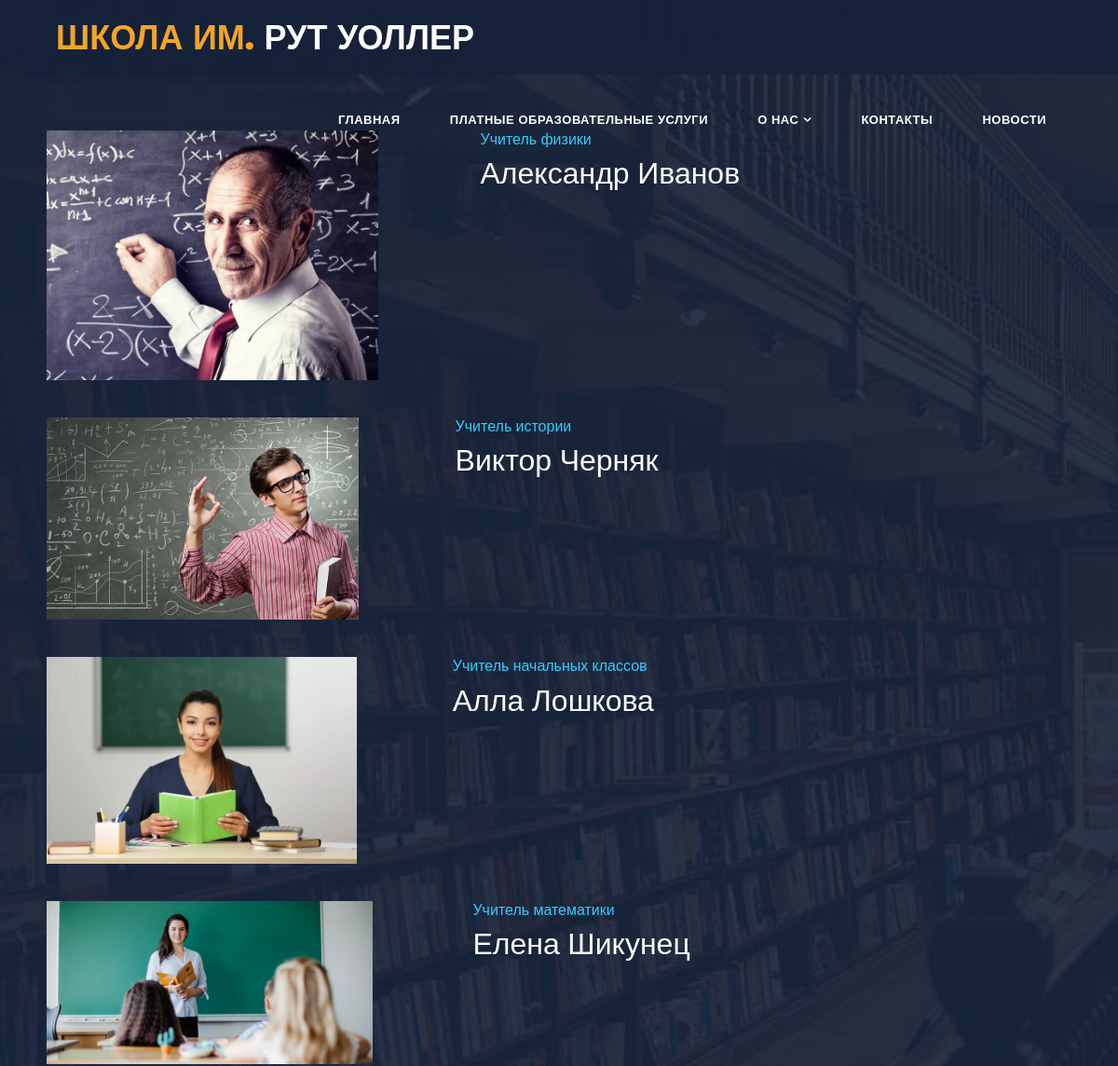
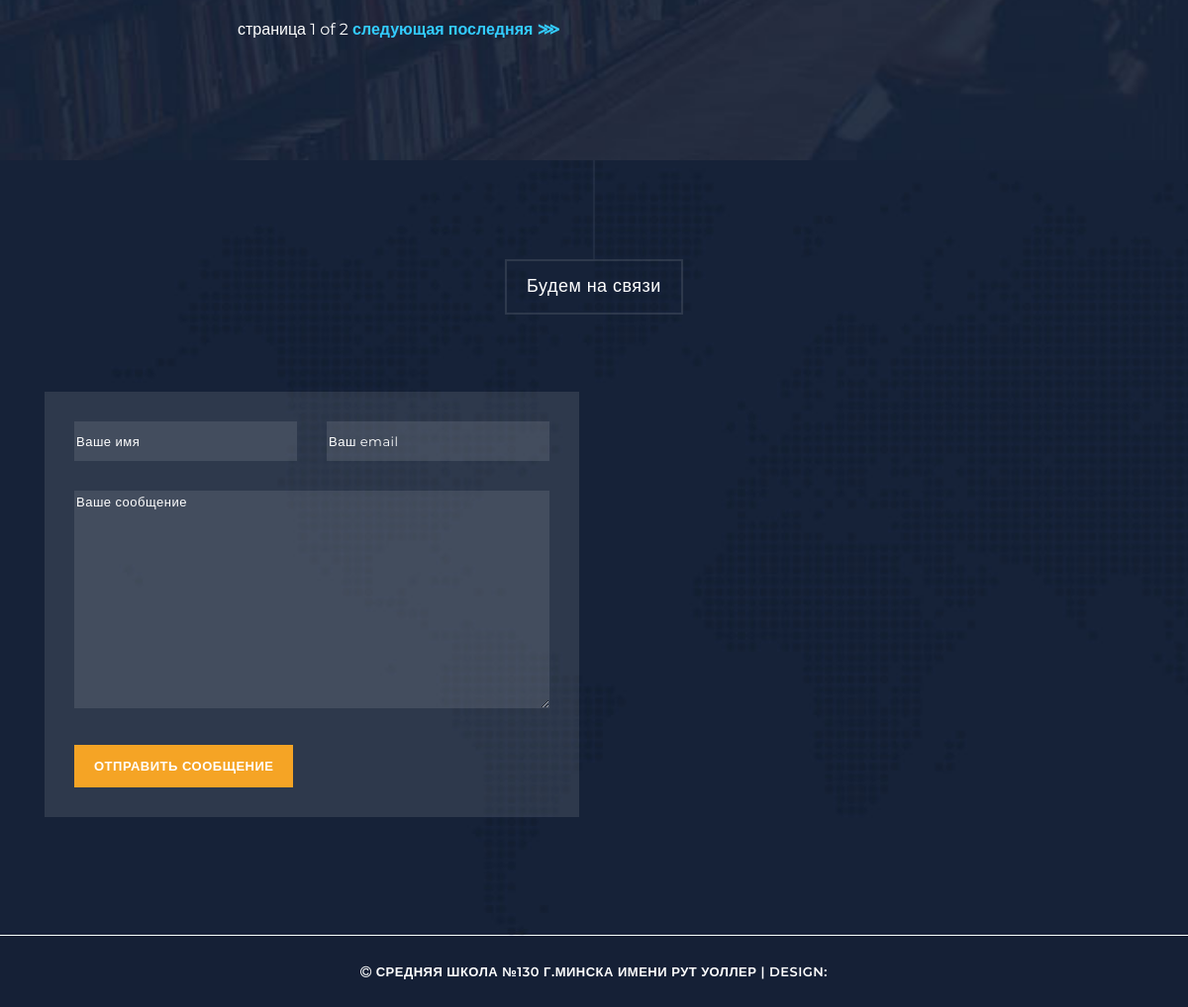
Page /school130/home/teachers/ on the committed database (2 pictures, top to bottom).
### Minsk130school/models.py (models this page shows, shortened)
class Teachers(models.Model):
    first_name = models.CharField('Имя', max_length=50)
    last_name = models.CharField('Фамилия', max_length=50)
    brief_information = models.TextField('Краткая информация')
    description = models.TextField('Описание')
    image = models.ImageField('Изображение', upload_to='teacher_images/')
    paid_service = models.ForeignKey('PaidServices',  on_delete=models.SET_DEFAULT, related_name='teachers', verbose_name='Платные услуги',  null=True, default=None)   #related_name позволит получить всех связанных преподавателей для каждого кружка.
    def image_tag(self):
        return format_html('<img src="{}" width="150" height="150" />'.format(self.image.url))
    image_tag.short_description = 'Изображение'
    class Meta:
        verbose_name = 'Преподаватель'
        verbose_name_plural = 'Преподаватели'

### Minsk130school/views.py (the view)
# urls.py: path('home/teachers/', views.show_teachers, name= 'teachers'),
def show_teachers (request):
    teachers = models.Teachers.objects.all()
    paginator = Paginator(teachers, 4)
    page_number = request.GET.get('page')
    page_obj = paginator.get_page(page_number)
    question_form = QuestionsForm()
    return render(request, 'teachers.html', {'info': page_obj,
                                             'question_form':question_form})

### Minsk130school/forms.py
class QuestionsForm(forms.ModelForm):
    name = forms.CharField(label='', widget=forms.TextInput(attrs={'placeholder': 'Ваше имя'}))
    email = forms.EmailField(label='', widget=forms.EmailInput(attrs={'placeholder': 'Ваш email'}))
    message = forms.CharField(label='', widget=forms.Textarea(attrs={'placeholder': 'Ваше сообщение'}))
    class Meta:
        model = Questions
        fields = ['name', 'email', 'message']
        widgets = {
            'name': forms.TextInput(attrs={'class': 'form-control'}),
            'email': forms.EmailInput(attrs={'class': 'form-control'}),
            'message': forms.Textarea(attrs={'class': 'form-control'}),
        }

### Minsk130school/templates/teachers.html (shortened to what this page needs)
{% extends 'base.html' %}
{% block content %}
{% load static %}
<section class="section video" data-section="section5">
    <div class="container">
      <div class="row">
        {% for teacher in info %}
            <div class="blog">
              <div class="blog-icon">
                {% if teacher.image %}
                  <img  src="{{teacher.image.url}}">
                {% else %}
                  <p>No image</p>
                {% endif %}
              </div>
                <div class="blog-text">
                    <a href="{% url 'teacher' teacher.id %}">
                    <h6>{{teacher.brief_information}}</h6>
                   </a>
                    <h2>{{teacher.first_name}} {{teacher.last_name}}</h2>
                </div>
            </div>
            {% endfor %}
        </div>
      </div>
     {% include 'pagination.html' %}
</section>
{% endblock %}

### Minsk130school/static/Minsk130school/assets/css/templatemo-grad-school.css (style rules this page uses)
body { font-family: 'Montserrat', sans-serif; }
a { color: #3CF; text-decoration: none; }
.blog { display: flex; flex-direction: row; align-items: stretch; color:white; padding: 20px; }
.blog-icon { width: 50%; }
.blog-icon>img { width: 80%; }
.blog-text { width: 70%; padding-left: 20px; }
section.video { background-image: url(../images/video-bg.jpg); background-repeat: no-repeat; background-size: cover; background-color: #172238; padding: 120px 0px; }
section.contact form input { width: 100%; height: 40px; background-color: rgba(250,250,250,0.1); border-radius: 0px; border: none; outline: none; color: #fff; font-size: 13px; margin-bottom: 30px; letter-spacing: 0.5px; }
section.contact form textarea { width: 100%; height: 220px; max-height: 280px; min-height: 220px; background-color: rgba(250,250,250,0.1); border-radius: 0px; border: none; outline: none; color: #fff; font-size: 13px; margin-bottom: 30px; letter-spacing: 0.5px; }
section.contact form input::placeholder { color: #fff; }
section.contact form textarea::placeholder { color: #fff; }

### rows in the picture
Teachers: image (picture), brief_information "Учитель физики", first_name "Александр", last_name "Иванов"
Teachers: image (picture), brief_information "Учитель истории", first_name "Виктор", last_name "Черняк"
Teachers: image (picture), brief_information "Учитель начальных классов", first_name "Алла", last_name "Лошкова"
Teachers: image (picture), brief_information "Учитель математики", first_name "Елена", last_name "Шикунец"

### other values in the picture
{{ info.number }} "1"
{{ info.paginator.num_pages }} "2"
